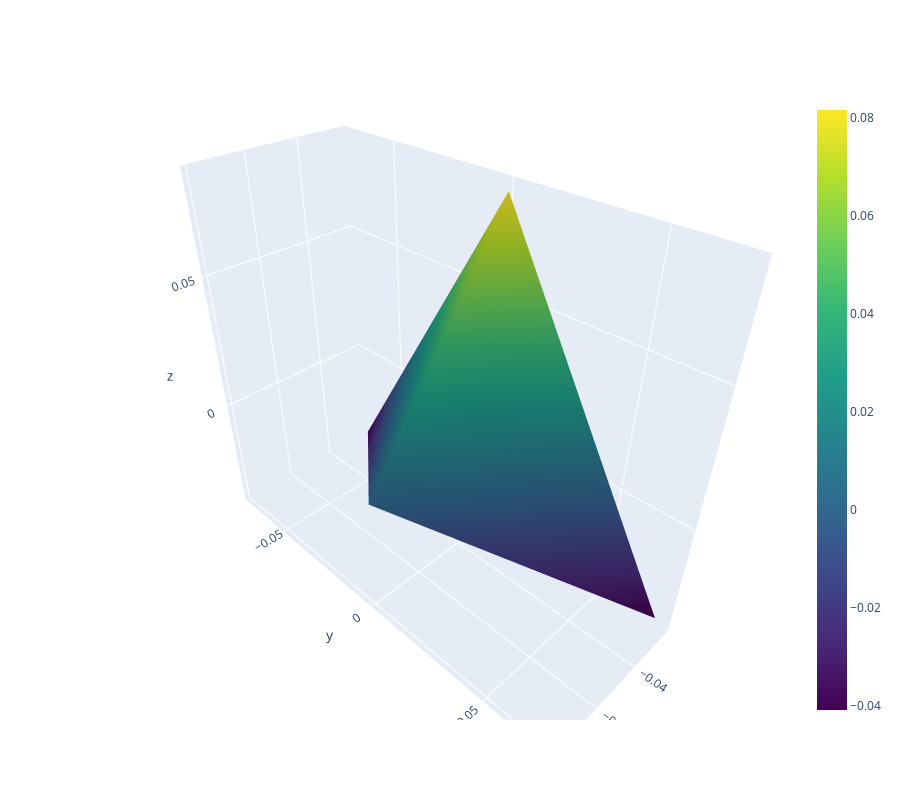

Source (notebook cell):
### Markdown cell above
_Plot the model_

### Code cell
import plotly.graph_objs as go

ms = pymeshlab.MeshSet()
ms.load_new_mesh(model_path)
t_mesh = ms.current_mesh()
v_matrix = np.array(t_mesh.vertex_matrix())
f_matrix = np.array(t_mesh.face_matrix())

fig = go.Figure()
fig.add_trace(go.Mesh3d(x=v_matrix[:, 0],
                        y=v_matrix[:, 1],
                        z=v_matrix[:, 2],
                        i=f_matrix[:, 0],
                        j=f_matrix[:, 1],
                        k=f_matrix[:, 2],
                        intensity=v_matrix[:, 2],
                        colorscale='Viridis'
                        ))
fig['layout']['scene']['aspectmode'] = "data"
fig['layout']['height'] = 800

fig.show()

### Figure 1 — Plotly figure (JSON) as saved in the notebook; plotly's stock layout.template omitted (floating-point values rounded to 4 significant figures)
{"data": [{"colorscale": [[0, "#440154"], [0.1111, "#482878"], [0.2222, "#3e4989"], [0.3333, "#31688e"], [0.4444, "#26828e"], [0.5556, "#1f9e89"], [0.6667, "#35b779"], [0.7778, "#6ece58"], [0.8889, "#b5de2b"], [1, "#fde725"]], "i": [0, 0, 0], "intensity": [0, 0.08165, -0.04082, -0.04082], "j": [1, 2, 3], "k": [2, 3, 1], "type": "mesh3d", "x": [0, -0.05774, -0.05774, -0.05774], "y": [0, 0, 0.07071, -0.07071], "z": [0, 0.08165, -0.04082, -0.04082]}], "layout": {"height": 800, "scene": {"aspectmode": "data"}}}
